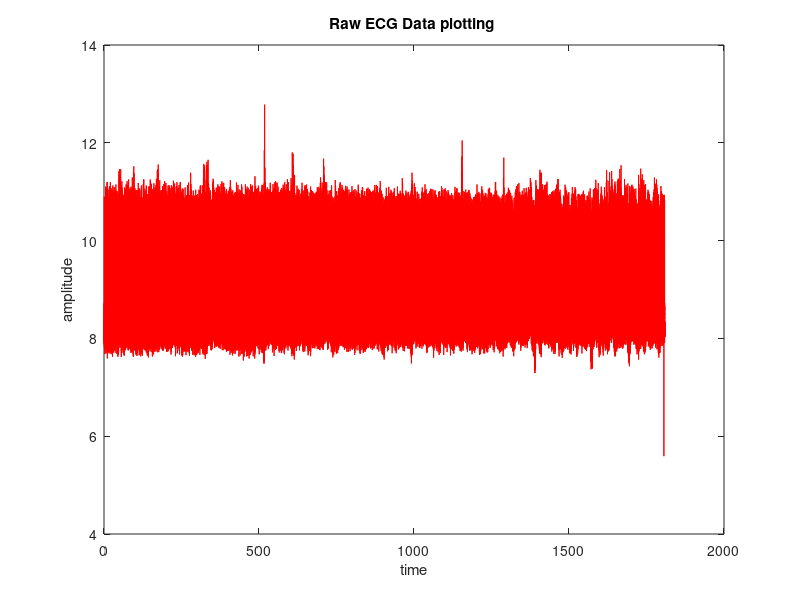

This figure's MATLAB source: (Note: this script raises an error after producing the figure.)
 
%% PROGRAM : 
% ECG PEAK DETECTION - MARK PEAKS WITH RED COLOUR 
%% TASK UNDER PROGRAM 4:
% (4-a) Plot HRV  using stairs function  & Poincare plot  
% (4-b) Calculate  stastical parameters 
% (4/1) Try using "comet" instead of plot for ecg plotting for 1st 1000
% samples
%% THINGS TO KNOW 
% 1. How Peak detection algorithm works -Theory
% 2. Smooth function is not absolute necessary
% 3. Also learn Pantompkins algorithm for peak detection 
% 4. Learn the concept of template matching and convolution
% 5. why variable 'time' and 'm' have zeros in them
%% SOLUTION 4:
clc; 
clear all;
close all;
ecg=load('408_ECG_5O.txt');

f_s=250;
N=length(ecg);
t=[0:N-1]/f_s; %time period(total sample/Fs )
figure
plot(t,ecg,'r'); title('Raw ECG Data plotting ')             
xlabel('time')
ylabel('amplitude')
w=50/(250/2);
bw=w;
[num,den]=iirnotch(w,bw); % notch filter implementation 
ecg_notch=filter(num,den,ecg);
[e,f]=wavedec(ecg_notch,10,'db6');% Wavelet implementation
g=wrcoef('a',e,f,'db6',8); 
ecg_wave=ecg_notch-g; % subtracting 10th level aproximation signalfrom original signal                  
ecg_smooth=smooth(ecg); % using average filter to remove glitches
                             %to increase the performance of peak detection 
N1=length(ecg_smooth);
t1=(0:N1-1)/f_s;
figure,plot(t1,ecg_smooth),ylabel('amplitude'),xlabel('time')
title('Filtered ECG signal')

% Peak detection algorithm 
% For more detailsor detailed explanation on this look into 
% Matlab for beginers 
hh=ecg_smooth;
 j=[];           %loop initialing, having all the value zero in the array
time=0;          %loop initialing, having all the value zero in the array
th=0.45*max(hh);  %thresold setting at 45 percent of maximum value
 
for i=2:N1-1 % length selected for comparison  
    % deopping first ie i=1:N-1  point because hh(1-1) 
   % in the next line  will be zero which is not appreciable in matlab 
    if((hh(i)>hh(i+1))&&(hh(i)>hh(i-1))&&(hh(i)>th))  
% condition, i should be> then previous(i-1),next(i+1),thrsold point;
        j(i)=hh(i);                                   
%if condition satisfy store hh(i)in place of j(i)value whichis initially 0;
       
        time(i)=[i-1]/250;           %position stored where peak value met;              
      
    end
end
 j(j==0)=[];               % neglect all zeros from array;
 time(time==0)=[];     % neglect all zeros from array;
m=(time)';               % converting rows in column;
k=length(m);
figure;
plot(t,hh);            %x-axis time, y-smooth signal value;
hold on;                 % hold the plot and wait for next instruction;
plot(time,j,'*r'); title('PEAK POINTS DETECTED IN ECG SIGNAL')    
%x-axis time, yaxis-peak value,r=marker;
xlabel('time')
ylabel('amplitude')
hold off                 % instruction met;
%%  Task 4-a
% to remove unwanted zeros from variable j and time 
rr2=m(2:k);     %second array from 2nd to last point;
rr1=m(1:k-1);   %first array from 1st to 2nd last point;
% rr2 & rr1 is of equall length now;
rr3=rr2-rr1;
hr=60./rr3;         % computate heart rate variation ;
figure;
stairs(hr); title(' DISPLAY HRV') % stairs are used to show the variation 
rr33=(rr3)';
ki=length(rr33);
rr4=rr33(2:ki); 
rr5=rr33(1:ki-1);
figure(7);
plot(rr4,rr5,'r*') %plot  R-R(n)(X-Axis) vs R-R(n-1)(Y-Axis)
title('POINCARE PLOT o'), xlabel('RR(n)') ,ylabel('RR(n+1)')
sd1=std(rr4);
sd2=std(rr5);
sdd=sd1/sd2;

 
 %% Task 4-b
ki=length(rr3) ;
ahr=mean(hr);       % mean heart rate;
disp(['mean hrv = ' num2str(ahr)]); 
% disp is used to display the value(s);
SDNN = std(rr3); 
% SDNN, standard deviation for RR interval used in statical analysis;
disp(['SDNN = ' num2str(SDNN)]);
sq = diff(rr3).^2;
rms = sqrt(mean(sq)); % RMSSD,
disp(['RMSSD = ' num2str(rms)]);  
% RMS difference for RR interval used in statical analysis;
 
NN50 = sum(abs(diff(rr3))>.05); 
% NN50 no. of pairs of RR that is more than 50, used in statical analysis;
disp(['NN50 = ' num2str(NN50)]);
